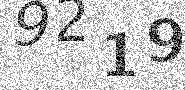
#> input picture opencv-tutorial/9219.jpg, 185 x 90 px
$ jupyter execute 'Tetris Adrian_v3.ipynb'
#> lines starting #> are read from the running program, lines starting #| are printed output that depends on the picture; after the words box and inside, x2 and y2 are one past the last pixel; in counts of white or black regions, pixels touching at a corner belong together
[cell 1]
# USAGE
# python opencv_tutorial_02.py --image tetris_blocks.png

# import the necessary packages
import argparse
import imutils
import cv2

[cell 2]
# load the input image (whose path was supplied via command line
# argument) and display the image to our screen
# image = cv2.imread("tetris_blocks.png")
image = cv2.imread("9219.jpg")
#> image is the input picture: shape (90, 185, 3); min 0, max 255, mean 197.4
cv2.imshow("Image", image)
cv2.waitKey(0)

[cell 3]
# convert the image to grayscale
gray = cv2.cvtColor(image, cv2.COLOR_BGR2GRAY)
cv2.imshow("Gray", gray)
cv2.waitKey(0)

[cell 4]
# applying edge detection we can find the outlines of objects in
# images
edged = cv2.Canny(gray, 30, 150)
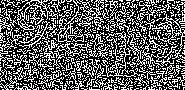
#> edged: shape (90, 185); 37.2% white in thin lines or dots
cv2.imshow("Edged", edged)
cv2.waitKey(0)

[cell 5]
# threshold the image by setting all pixel values less than 225
# to 255 (white; foreground) and all pixel values >= 225 to 255
# (black; background), thereby segmenting the image
thresh = cv2.threshold(gray, 70, 255, cv2.THRESH_BINARY)[1]
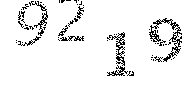
#> thresh: shape (90, 185); 93.1% white; black in thin lines or dots, all inside (x1, y1, x2, y2) = (16, 0, 182, 76)
cv2.imshow("Thresh", thresh)
cv2.waitKey(0)

[cell 6]
# we apply erosions to reduce the size of foreground objects
mask = thresh.copy()
erode = cv2.erode(mask, None, iterations=2)
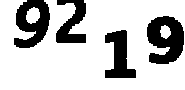
#> erode: shape (90, 185); 76.7% white; 4 black regions, box (x1, y1, x2, y2) and area: (147, 16, 184, 64) 1237, (14, 0, 50, 48) 1053, (105, 30, 136, 78) 852, (56, 0, 86, 43) 738
cv2.imshow("Eroded", erode)
cv2.waitKey(0)

[cell 7]
blur = cv2.medianBlur(erode, 3)
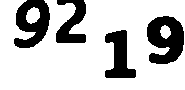
#> blur: shape (90, 185); 76.7% white; 4 black regions
cv2.imshow("blur", blur)
cv2.waitKey(0)

[cell 8]
# find contours (i.e., outlines) of the foreground objects in the
# thresholded image
cnts = cv2.findContours(blur.copy(), cv2.RETR_EXTERNAL,
	cv2.CHAIN_APPROX_SIMPLE)
#> cnts = 2 contours; box (x1, y1, x2, y2) and area: (0, 0, 185, 90) 14284, (26, 7, 40, 24) 153
cnts = imutils.grab_contours(cnts)
output = image.copy()

# loop over the contours
for c in cnts:
	# draw each contour on the output image with a 3px thick purple
	# outline, then display the output contours one at a time
	cv2.drawContours(output, [c], -1, (240, 0, 159), 3)
	cv2.imshow("Contours", output)
	cv2.waitKey(0)
#> this loop made 2 passes
#> pass 1, `cv2.imshow("Contours", output)`:
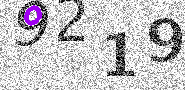
#> window 'Contours': shape (90, 185, 3); mean B, G, R 197.7, 194.8, 196.7
#> pass 2, `cv2.imshow("Contours", output)`:
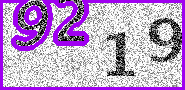
#> window 'Contours': shape (90, 185, 3); mean B, G, R 202.1, 157.4, 187

# draw the total number of contours found in purple
text = "I found {} objects!".format(len(cnts))
#> text = 'I found 2 objects!'
cv2.putText(output, text, (10, 25),  cv2.FONT_HERSHEY_SIMPLEX, 0.7,
	(240, 0, 159), 2)
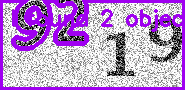
#> output: shape (90, 185, 3); 5.12% of pixels changed, all inside (x1, y1, x2, y2) = (12, 9, 182, 32)
cv2.imshow("Contours", output)
cv2.waitKey(0)
#> Out = 27

[cell 9]
# similarly, dilations can increase the size of the ground objects
mask = thresh.copy()
dilate = cv2.dilate(erode, None, iterations=1)
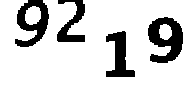
#> dilate: shape (90, 185); 82.1% white; 4 black regions, box (x1, y1, x2, y2) and area: (148, 17, 183, 63) 969, (15, 0, 49, 47) 792, (106, 31, 135, 77) 676, (57, 0, 85, 42) 543
cv2.imshow("Dilated", dilate)
cv2.waitKey(0)
#> Out = 27

[cell 10]
# a typical operation we may want to apply is to take our mask and
# apply a bitwise AND to our input image, keeping only the masked
# regions
mask = thresh.copy()
output = cv2.bitwise_and(image, image, mask=mask)
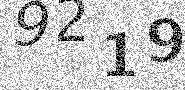
#> output: shape (90, 185, 3); min 0, max 255, mean 196.1
cv2.imshow("Output", output)
cv2.waitKey(0)
#> Out = 27

$ run again, with opencv-tutorial/0796.jpg copied over opencv-tutorial/9219.jpg
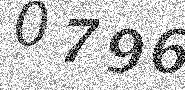
#> input picture opencv-tutorial/0796.jpg, 185 x 90 px
#> image is the input picture: shape (90, 185, 3); min 0, max 255, mean 195.3
#> edged: shape (90, 185); 37.3% white in thin lines or dots
#> thresh: shape (90, 185); 92.2% white; black in thin lines or dots, all inside (x1, y1, x2, y2) = (16, 1, 185, 73)
#> erode: shape (90, 185); 74.3% white; 4 black regions, box (x1, y1, x2, y2) and area: (105, 27, 145, 75) 1230, (151, 27, 185, 75) 1168, (14, 0, 49, 48) 1013, (63, 17, 101, 64) 866
#> blur: shape (90, 185); 74.2% white; 4 black regions
#> cnts = 4 contours; box (x1, y1, x2, y2) and area: (0, 0, 185, 90) 13549, (24, 7, 41, 39) 321, (164, 52, 175, 66) 87, (168, 36, 185, 46) 80
#> the loop `for c in cnts:` made 4 passes
#> after the loop `for c in cnts:`:
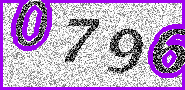
#> output: shape (90, 185, 3); 18.52% of pixels changed, all inside (x1, y1, x2, y2) = (0, 0, 185, 90)
#> text = 'I found 4 objects!'
#> `cv2.waitKey(0)`: Out = 27
#> dilate: shape (90, 185); 80.1% white; 4 black regions, box (x1, y1, x2, y2) and area: (106, 28, 144, 74) 956, (152, 28, 185, 74) 938, (15, 0, 48, 47) 758, (64, 18, 100, 63) 660
#> `output = cv2.bitwise_and(image, image, mask=mask)`:
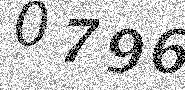
#> output: shape (90, 185, 3); min 0, max 255, mean 193.9
